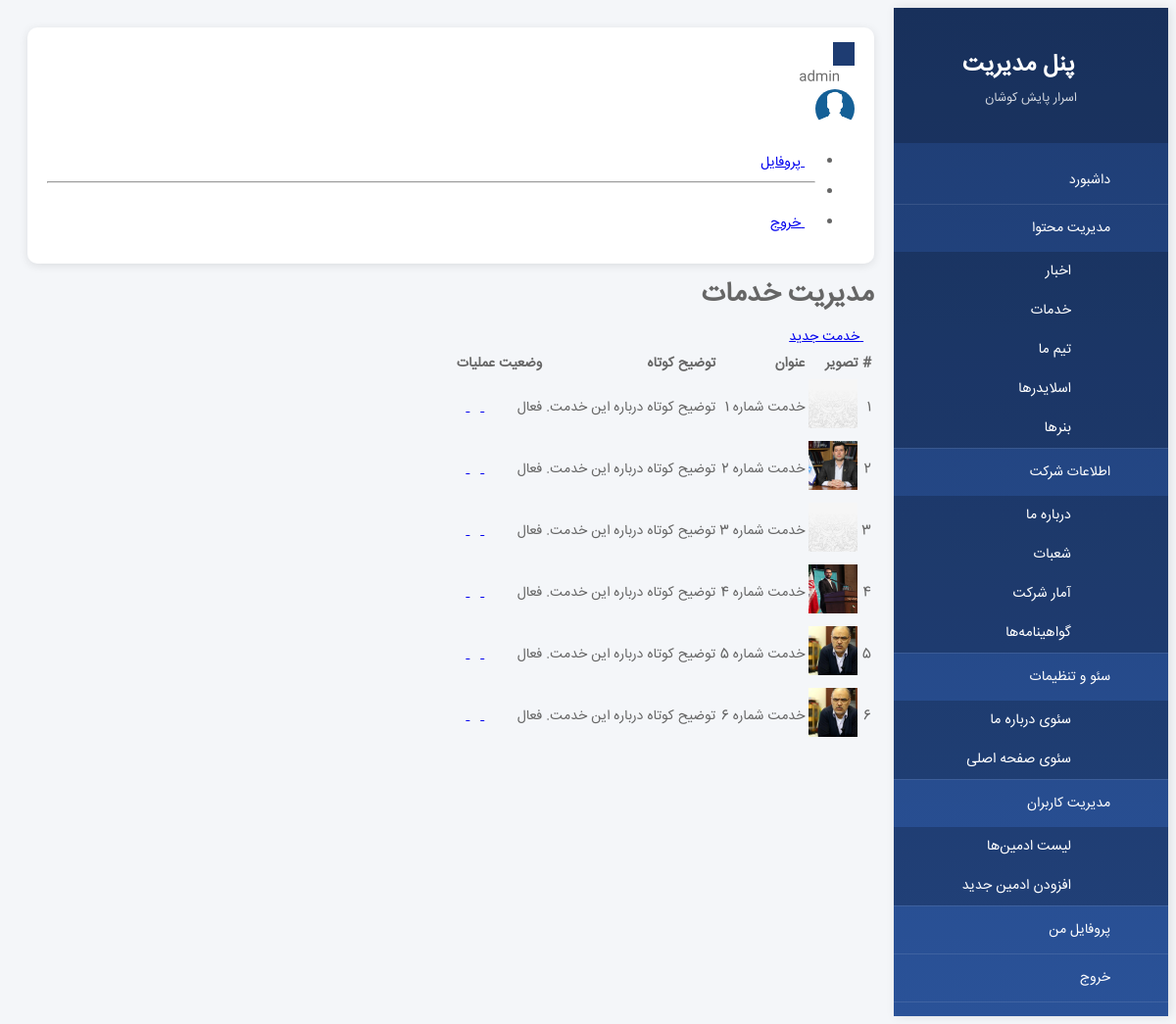
/admin/services (signed in), run on the app's committed database.
### app/models.py (models this page shows, shortened)
class Admin(UserMixin, db.Model):
    __tablename__ = "admins"
    id = db.Column(db.Integer, primary_key=True)
    username = db.Column(db.String(80), unique=True, nullable=False)
    password_hash = db.Column(db.String(255), nullable=False)
    email = db.Column(db.String(120), unique=True, nullable=False)
    full_name = db.Column(db.String(100))
    is_active = db.Column(db.Boolean, default=True)
    created_at = db.Column(db.DateTime, default=datetime.utcnow)  # تغییر این خط

class Service(db.Model):
    __tablename__ = "services"
    id = db.Column(db.Integer, primary_key=True)
    title = db.Column(db.String(255), nullable=False)
    short_description = db.Column(db.Text)
    full_description = db.Column(db.Text)  # توضیحات کامل برای صفحه جزئیات
    image_url = db.Column(db.String(255))
    detail_link = db.Column(db.String(255))
    active = db.Column(db.Boolean, default=True)
    created_at = db.Column(db.DateTime, default=db.func.current_timestamp())
    updated_at = db.Column(db.DateTime, default=db.func.current_timestamp(), onupdate=db.func.current_timestamp())

### app/admin/routes.py (the view)
@admin_bp.route('/services')
@login_required
@admin_required
def services_index():
    page = request.args.get('page', 1, type=int)
    per_page = 10
    pagination = Service.query.order_by(Service.created_at.desc()).paginate(
        page=page, per_page=per_page, error_out=False
    )
    services_list = pagination.items
    return render_template('admin/services/index.html',
                         services_list=services_list,
                         pagination=pagination)

### app/__init__.py (called while the page is built)
@login_manager.user_loader
def load_user(user_id):
    return Admin.query.get(int(user_id))

### app/templates/admin/services/index.html (shortened to what this page needs)
{% extends "admin/base.html" %}
{% block content %}
<div class="container-fluid">
    <div class="d-flex justify-content-between align-items-center mb-4">
        <h1 class="h3">مدیریت خدمات</h1>
        <a href="{{ url_for('admin.services_create') }}" class="btn btn-success">
            <i class="fas fa-plus"></i> خدمت جدید
        </a>
    </div>
    <div class="card">
        <div class="card-body">
            <div class="table-responsive">
                <table class="table table-bordered datatable">
                    <thead>
                        <tr>
                            <th>#</th>
                            <th>تصویر</th>
                            <th>عنوان</th>
                            <th>توضیح کوتاه</th>
                            <th>وضعیت</th>
                            <th>عملیات</th>
                        </tr>
                    </thead>
                    <tbody>
                        {% for service in services_list %}
                        <tr>
                            <td>{{ service.id }}</td>
                            <td>
                                {% if service.image_url %}
                                <img src="{{ service.image_url }}" style="width: 50px; height: 50px; object-fit: cover;">
                                {% else %}
                                <i class="fas fa-cog fa-2x text-muted"></i>
                                {% endif %}
                            </td>
                            <td>{{ service.title }}</td>
                            <td>{{ service.short_description[:50] }}{% if service.short_description|length > 50 %}...{% endif %}</td>
                            <td>
                                {% if service.active %}
                                <span class="badge bg-success">فعال</span>
                                {% else %}
                                <span class="badge bg-danger">غیرفعال</span>
                                {% endif %}
                            </td>
                            <td>
                                <a href="{{ url_for('admin.services_edit', id=service.id) }}" class="btn btn-sm btn-primary">
                                    <i class="fas fa-edit"></i>
                                </a>
                                <a href="{{ url_for('admin.services_toggle', id=service.id) }}" class="btn btn-sm btn-warning">
                                    <i class="fas fa-toggle-{% if service.active %}off{% else %}on{% endif %}"></i>
                                </a>
                                <a href="javascript:void(0)" onclick="confirmDelete('{{ url_for('admin.services_delete', id=service.id) }}', '{{ service.title }}')" class="btn btn-sm btn-danger">
                                    <i class="fas fa-trash"></i>
                                </a>
                            </td>
                        </tr>
                        {% endfor %}
                    </tbody>
                </table>
            </div>
        </div>
    </div>
</div>
{% endblock %}

### app/templates/admin/base.html (shortened to what this page needs)
<!DOCTYPE html>
<html lang="fa" dir="rtl">
<head>
    <link href="{{ url_for('static', filename='Css/bootstrap-rtl.min.css') }}" rel="stylesheet">
    <link href="{{ url_for('static', filename='Css/all.min.css') }}" rel="stylesheet">
</head>
<body>
    <div class="wrapper">
        <nav class="sidebar" id="sidebar">
            <div class="sidebar-header">
                <h3><i class="fas fa-shield-alt"></i> پنل مدیریت</h3>
                <p>اسرار پایش کوشان</p>
            </div>
            <ul class="list-unstyled components">
                <li class="{% if request.endpoint == 'admin.dashboard' %}active{% endif %}">
                    <a href="{{ url_for('admin.dashboard') }}">
                        <i class="fas fa-tachometer-alt"></i> داشبورد
                    </a>
                </li>
                <li>
                    <a href="#contentSubmenu" data-bs-toggle="collapse" aria-expanded="false" class="dropdown-toggle">
                        <i class="fas fa-newspaper"></i> مدیریت محتوا
                    </a>
                    <ul class="collapse list-unstyled" id="contentSubmenu">
                        <li><a href="{{ url_for('admin.news_index') }}"><i class="fas fa-newspaper"></i> اخبار</a></li>
                        <li><a href="{{ url_for('admin.services_index') }}"><i class="fas fa-cogs"></i> خدمات</a></li>
                        <li><a href="{{ url_for('admin.team_index') }}"><i class="fas fa-users"></i> تیم ما</a></li>
                        <li><a href="{{ url_for('admin.sliders_index') }}"><i class="fas fa-images"></i> اسلایدرها</a></li>
                        <li><a href="{{ url_for('admin.banners_index') }}"><i class="fas fa-bullhorn"></i> بنرها</a></li>
                    </ul>
                </li>
                <li>
                    <a href="#companySubmenu" data-bs-toggle="collapse" aria-expanded="false" class="dropdown-toggle">
                        <i class="fas fa-building"></i> اطلاعات شرکت
                    </a>
                    <ul class="collapse list-unstyled" id="companySubmenu">
                        <li><a href="{{ url_for('admin.about_edit') }}"><i class="fas fa-info-circle"></i> درباره ما</a></li>
                        <li><a href="{{ url_for('admin.branches_index') }}"><i class="fas fa-store"></i> شعبات</a></li>
                        <li><a href="{{ url_for('admin.stats_index') }}"><i class="fas fa-chart-line"></i> آمار شرکت</a></li>
                        <li><a href="{{ url_for('admin.certificates_index') }}"><i class="fas fa-certificate"></i> گواهینامه‌ها</a></li>
                    </ul>
                </li>
                <li>
                    <a href="#seoSubmenu" data-bs-toggle="collapse" aria-expanded="false" class="dropdown-toggle">
                        <i class="fas fa-search"></i> سئو و تنظیمات
                    </a>
                    <ul class="collapse list-unstyled" id="seoSubmenu">
                        <li><a href="{{ url_for('admin.seo_edit', page_key='about') }}"><i class="fas fa-file-alt"></i> سئوی درباره ما</a></li>
                        <li><a href="{{ url_for('admin.seo_edit', page_key='home') }}"><i class="fas fa-home"></i> سئوی صفحه اصلی</a></li>
                    </ul>
                </li>
                <li>
                    <a href="#adminSubmenu" data-bs-toggle="collapse" aria-expanded="false" class="dropdown-toggle">
                        <i class="fas fa-user-shield"></i> مدیریت کاربران
                    </a>
                    <ul class="collapse list-unstyled" id="adminSubmenu">
                        <li><a href="{{ url_for('admin.admins_index') }}"><i class="fas fa-users-cog"></i> لیست ادمین‌ها</a></li>
                        <li><a href="{{ url_for('admin.admins_create') }}"><i class="fas fa-user-plus"></i> افزودن ادمین جدید</a></li>
                    </ul>
                </li>
                <li>
                    <a href="{{ url_for('admin.profile') }}">
                        <i class="fas fa-user-circle"></i> پروفایل من
                    </a>
                </li>
                <li>
                    <a href="{{ url_for('admin.logout') }}">
                        <i class="fas fa-sign-out-alt"></i> خروج
                    </a>
                </li>
            </ul>
        </nav>
        <div class="content">
            <nav class="navbar navbar-custom">
                <div class="container-fluid">
                    <button type="button" id="sidebarCollapse" class="btn btn-custom">
                        <i class="fas fa-bars"></i>
                    </button>
                    <div class="ms-auto d-flex align-items-center">
                        <span class="me-3">
                            <i class="fas fa-user-circle"></i>
                            {{ current_user.full_name or current_user.username }}
                        </span>
                        <div class="dropdown">
                            <a href="#" class="dropdown-toggle" data-bs-toggle="dropdown">
                                <img src="/static/Images/avatar.jpg" alt="Avatar" style="width: 40px; height: 40px; border-radius: 50%;">
                            </a>
                            <ul class="dropdown-menu dropdown-menu-end">
                                <li><a class="dropdown-item" href="{{ url_for('admin.profile') }}"><i class="fas fa-user"></i> پروفایل</a></li>
                                <li><hr class="dropdown-divider"></li>
                                <li><a class="dropdown-item" href="{{ url_for('admin.logout') }}"><i class="fas fa-sign-out-alt"></i> خروج</a></li>
                            </ul>
                        </div>
                    </div>
                </div>
            </nav>
            {% block content %}{% endblock %}
        </div>
    </div>
</body>
</html>

### app/templates/admin/base.html (style rules this page uses)
:root { --primary-color: #1e3c72; --secondary-color: #2a5298; --success-color: #28a745; --danger-color: #dc3545; --warning-color: #ffc107; }
body { font-family: 'IRANSans', Tahoma, sans-serif; background-color: #f4f6f9; }
.wrapper { display: flex; width: 100%; align-items: stretch; }
.sidebar { min-width: 280px; max-width: 280px; background: linear-gradient(180deg, var(--primary-color) 0%, var(--secondary-color) 100%); color: #fff; transition: all 0.3s; min-height: 100vh; box-shadow: 2px 0 10px rgba(0,0,0,0.1); }
.sidebar .sidebar-header { padding: 20px; background: rgba(0,0,0,0.2); text-align: center; }
.sidebar .sidebar-header h3 { font-size: 1.5rem; margin-bottom: 0; }
.sidebar .sidebar-header p { font-size: 0.8rem; margin-top: 10px; opacity: 0.8; }
.sidebar ul li { border-bottom: 1px solid rgba(255,255,255,0.1); }
.sidebar ul li a { padding: 12px 20px; display: block; color: #fff; text-decoration: none; transition: all 0.3s; }
.sidebar ul li a i { margin-left: 10px; width: 25px; }
.sidebar ul li ul { background: rgba(0,0,0,0.2); list-style: none; padding-right: 40px; }
.sidebar ul li ul li { border-bottom: none; }
.sidebar ul li ul li a { padding: 8px 20px; font-size: 0.9rem; }
.content { width: 100%; padding: 20px; min-height: 100vh; transition: all 0.3s; }
.navbar-custom { background: #fff; box-shadow: 0 2px 10px rgba(0,0,0,0.1); border-radius: 10px; margin-bottom: 20px; padding: 15px 20px; }
.btn-custom { background: var(--primary-color); color: #fff; border: none; }
body, input, button, select, textarea { font-family: 'IRANSans', Tahoma, sans-serif; }

### data on the page
Admin: full_name "admin"
Service: id "1", image_url (picture), title "خدمت شماره 1", short_description "توضیح کوتاه درباره این خدمت.", active "فعال"
Service: id "2", image_url (picture), title "خدمت شماره 2", short_description "توضیح کوتاه درباره این خدمت.", active "فعال"
Service: id "3", image_url (picture), title "خدمت شماره 3", short_description "توضیح کوتاه درباره این خدمت.", active "فعال"
Service: id "4", image_url (picture), title "خدمت شماره 4", short_description "توضیح کوتاه درباره این خدمت.", active "فعال"
Service: id "5", image_url (picture), title "خدمت شماره 5", short_description "توضیح کوتاه درباره این خدمت.", active "فعال"
Service: id "6", image_url (picture), title "خدمت شماره 6", short_description "توضیح کوتاه درباره این خدمت.", active "فعال"
